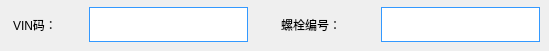
         <widget class="QWidget" name="page_24">
          <widget class="QLineEdit" name="lineEdit_VIN_2">
           <property name="geometry">
            <rect>
             <x>89</x>
             <y>7</y>
             <width>159</width>
             <height>35</height>
            </rect>
           </property>
           <property name="focusPolicy">
            <enum>Qt::ClickFocus</enum>
           </property>
           <property name="styleSheet">
            <string notr="true">font: 14pt &quot;Arial&quot;;
border-width:1px; 
border-style:solid; 
border-color:rgb(51, 153, 255); 
margin-top: 0ex;
</string>
           </property>
          </widget>
          <widget class="QLabel" name="label_168">
           <property name="geometry">
            <rect>
             <x>281</x>
             <y>13</y>
             <width>94</width>
             <height>23</height>
            </rect>
           </property>
           <property name="styleSheet">
            <string notr="true">font: 14pt &quot;黑体&quot;;</string>
           </property>
           <property name="text">
            <string>螺栓编号：</string>
           </property>
          </widget>
          <widget class="QLabel" name="label_150">
           <property name="geometry">
            <rect>
             <x>13</x>
             <y>13</y>
             <width>70</width>
             <height>23</height>
            </rect>
           </property>
           <property name="styleSheet">
            <string notr="true">font: 14pt &quot;黑体&quot;;</string>
           </property>
           <property name="text">
            <string>VIN码：</string>
           </property>
          </widget>
          <widget class="QLineEdit" name="lineEdit_ScrewID">
           <property name="geometry">
            <rect>
             <x>381</x>
             <y>7</y>
             <width>159</width>
             <height>35</height>
            </rect>
           </property>
           <property name="focusPolicy">
            <enum>Qt::ClickFocus</enum>
           </property>
           <property name="styleSheet">
            <string notr="true">font: 14pt &quot;Arial&quot;;
border-width:1px; 
border-style:solid; 
border-color:rgb(51, 153, 255); 
margin-top: 0ex;</string>
           </property>
          </widget>
         </widget>
